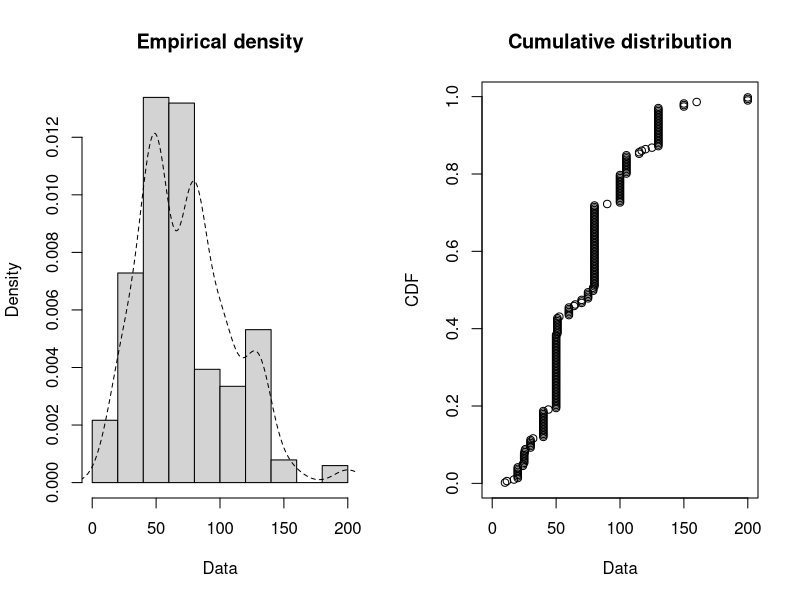
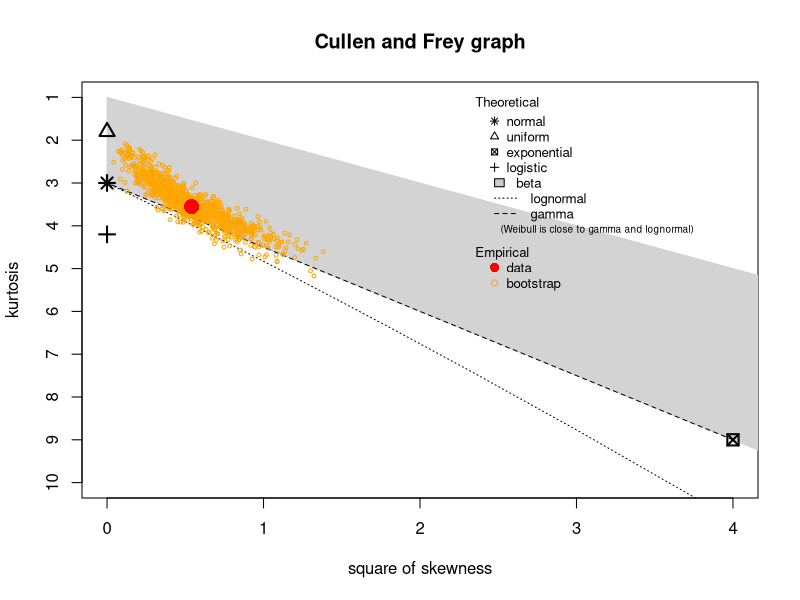
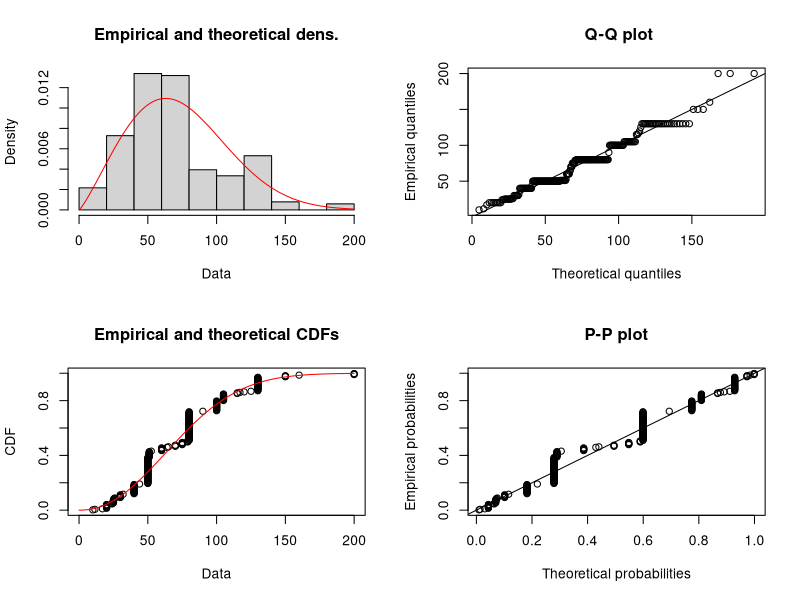
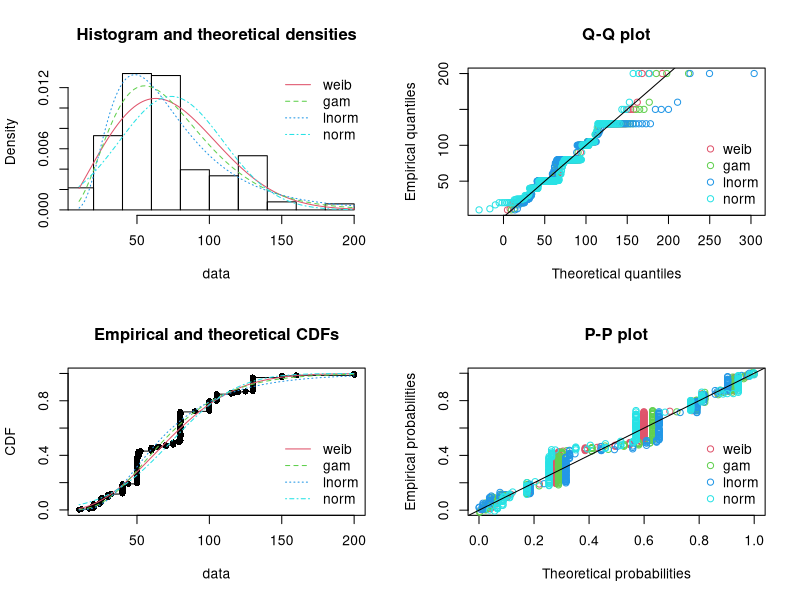

Generate these figures, in order, with R:
library(fitdistrplus)


data("groundbeef")

str(groundbeef)

summary(groundbeef)

gb <- groundbeef[,1]

plotdist(groundbeef[,1], histo = TRUE, demp = TRUE)

descdist(gb, boot = 1000)

fw <- fitdist(gb, "weibull")

plot(fw)
summary(fw)

fg <- fitdist(gb, "gamma")
fl <- fitdist(gb, "lnorm")
fn <- fitdist(gb, "norm")

distfits <- list(fw,fg,fl,fn)
distlegend <- c("weib","gam","lnorm","norm")
par(mfrow = c(2,2))
denscomp(distfits, legendtext = distlegend)
qqcomp(distfits, legendtext = distlegend)
cdfcomp(distfits, legendtext = distlegend)
ppcomp(distfits, legendtext = distlegend)
